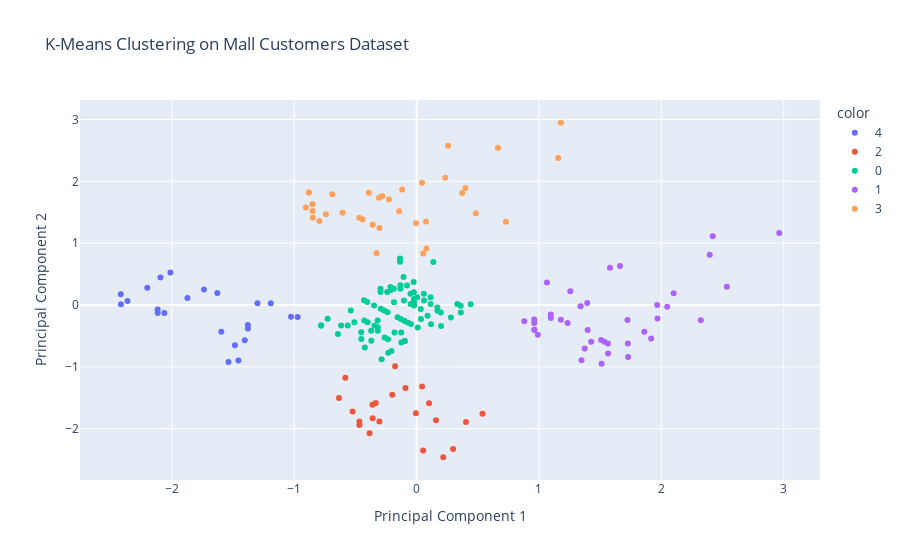

Notebook code for this chart:
### Code cell
import pandas as pd
import numpy as np
import plotly.express as px
from sklearn.preprocessing import StandardScaler
from sklearn.cluster import KMeans
from sklearn.decomposition import PCA
# Load dataset (Mall Customers Data)
df = pd.read_csv('Mall_Customers.csv')
# Display first few rows
print(df.head())
df.shape
# Selecting relevant features: "Annual Income (k$)" & "Spending Score (1-100)"
X = df[['Annual Income (k$)', 'Spending Score (1-100)']]
# Normalize the data
scaler = StandardScaler()
X_scaled = scaler.fit_transform(X)
# Apply K-Means Clustering (k=5 based on the Elbow Method)
kmeans = KMeans(n_clusters=5, random_state=42, n_init=10)
df['Cluster'] = kmeans.fit_predict(X_scaled)
# Apply PCA for visualization (reduce to 2D)
pca = PCA(n_components=2)
X_pca = pca.fit_transform(X_scaled)
# Convert to DataFrame for visualization
df_pca = pd.DataFrame(X_pca, columns=['PCA1', 'PCA2'])
df_pca['Cluster'] = df['Cluster']
df_pca['CustomerID'] = df['CustomerID']
# Interactive Scatter Plot using Plotly
fig = px.scatter(
df_pca, x="PCA1", y="PCA2", color=df_pca["Cluster"].astype(str),
title="K-Means Clustering on Mall Customers Dataset",
labels={"Cluster": "Customer Segment", "PCA1": "Principal Component 1",
"PCA2": "Principal Component 2"},
hover_data=["CustomerID"]
)
fig.show()

### Figure 1 — Plotly figure (JSON) as saved in the notebook; plotly's stock layout.template omitted (floating-point values rounded to 4 significant figures)
{"data": [{"customdata": [[1], [3], [5], [7], [9], [11], [13], [15], [17], [19], [21], [23], [25], [27], [29], [31], [33], [35], [37], [39], [41], [43], [45]], "hovertemplate": "color=4<br>Principal Component 1=%{x}<br>Principal Component 2=%{y}<br>CustomerID=%{customdata[0]}<extra></extra>", "legendgroup": "4", "marker": {"color": "#636efa", "symbol": "circle"}, "mode": "markers", "name": "4", "orientation": "v", "showlegend": true, "type": "scatter", "x": [-1.537, -2.416, -1.456, -2.362, -2.417, -2.115, -2.061, -2.116, -1.485, -1.596, -1.404, -2.201, -1.873, -1.378, -1.379, -2.093, -2.012, -1.738, -1.628, -1.3, -1.026, -0.9717, -1.191], "xaxis": "x", "y": [-0.9222, 0.01067, -0.8957, 0.06465, 0.174, -0.128, -0.1284, -0.07353, -0.6505, -0.4318, -0.5695, 0.281, 0.1149, -0.3792, -0.3247, 0.4434, 0.5244, 0.2499, 0.1945, 0.02843, -0.1916, -0.1921, 0.02751], "yaxis": "y"}, {"customdata": [[2], [4], [6], [8], [10], [12], [14], [16], [18], [20], [22], [24], [26], [28], [30], [32], [34], [36], [38], [40], [42], [46]], "hovertemplate": "color=2<br>Principal Component 1=%{x}<br>Principal Component 2=%{y}<br>CustomerID=%{customdata[0]}<extra></extra>", "legendgroup": "2", "marker": {"color": "#EF553B", "symbol": "circle"}, "mode": "markers", "name": "2", "orientation": "v", "showlegend": true, "type": "scatter", "x": [-0.3842, -0.467, -0.4674, 0.05366, -0.5233, 0.2179, -0.359, -0.3041, -0.634, 0.2984, -0.3609, -0.3339, -0.005848, -0.5823, 0.1584, -0.1989, 0.4036, 0.1016, -0.09097, 0.0449, 0.5386, -0.1756], "xaxis": "x", "y": [-2.075, -1.938, -1.884, -2.351, -1.72, -2.461, -1.83, -1.885, -1.501, -2.326, -1.613, -1.586, -1.752, -1.175, -1.862, -1.451, -1.891, -1.589, -1.343, -1.317, -1.756, -0.9882], "yaxis": "y"}, {"customdata": [[44], [47], [48], [49], [50], [51], [52], [53], [54], [55], [56], [57], [58], [59], [60], [61], [62], [63], [64], [65], [66], [67], [68], [69], [70], [71], [72], [73], [74], [75], [76], [77], [78], [79], [80], [81], [82], [83], [84], [85], [86], [87], [88], [89], [90], [91], [92], [93], [94], [95], [96], [97], [98], [99], [100], [101], [102], [103], [104], [105], [106], [107], [108], [109], [110], [111], [112], [113], [114], [115], [116], [117], [118], [119], [120], [121], [122], [123], [127], [133], [143]], "hovertemplate": "color=0<br>Principal Component 1=%{x}<br>Principal Component 2=%{y}<br>CustomerID=%{customdata[0]}<extra></extra>", "legendgroup": "0", "marker": {"color": "#00cc96", "symbol": "circle"}, "mode": "markers", "name": "0", "orientation": "v", "showlegend": true, "type": "scatter", "x": [-0.2854, -0.4231, -0.6428, -0.78, -0.78, -0.4515, -0.2319, -0.3696, -0.2049, -0.6167, -0.7265, -0.4524, -0.5622, -0.371, -0.5083, -0.2338, -0.2612, -0.3166, -0.1244, -0.317, -0.09742, -0.3445, -0.3994, -0.09742, -0.4268, -0.1802, -0.5371, -0.318, -0.1258, -0.2649, -0.07274, -0.1002, -0.2374, -0.1276, -0.4022, -0.1551, -0.04529, -0.4296, -0.3472, 0.009613, -0.2923, 0.118, 0.03568, 0.1999, -0.1844, 0.08966, -0.2947, -0.04806, -0.2951, -0.2402, 0.0343, -0.103, -0.0206, -0.2132, -0.02107, -0.2137, -0.02153, 0.2804, 0.1706, 0.1981, -0.1862, 0.06037, -0.04944, -0.1318, 0.005463, 0.1153, 0.1702, -0.1323, -0.02245, 0.05944, 0.1143, -0.07781, 0.3614, -0.02383, 0.3605, 0.333, -0.1062, 0.4419, -0.1355, -0.1359, 0.1367], "xaxis": "x", "y": [-0.8784, -0.6867, -0.4671, -0.3298, -0.3298, -0.5503, -0.77, -0.5783, -0.743, -0.3312, -0.2214, -0.4415, -0.3317, -0.4149, -0.2777, -0.5522, -0.5247, -0.4154, -0.6076, -0.361, -0.5806, -0.3335, -0.2786, -0.5806, -0.2511, -0.4438, -0.0869, -0.2521, -0.4442, -0.08921, -0.2814, -0.2539, -0.1167, -0.2265, 0.04804, -0.199, -0.3088, 0.0755, -0.006857, -0.3637, -0.06176, -0.3102, -0.2278, -0.3381, 0.0462, -0.1739, 0.2104, 0.01783, 0.2649, 0.21, -0.06453, 0.07273, -0.009624, 0.237, 0.04482, 0.2914, 0.09926, -0.2027, -0.0929, -0.1204, 0.264, 0.07135, 0.1811, 0.2635, 0.1262, 0.01644, -0.03846, 0.3179, 0.2081, 0.1802, 0.1253, 0.3175, -0.1217, 0.3715, -0.01285, 0.0146, 0.4538, 0.01368, 0.699, 0.7535, 0.6967], "yaxis": "y"}, {"customdata": [[124], [126], [128], [130], [132], [134], [136], [138], [140], [142], [144], [146], [148], [150], [152], [154], [156], [158], [160], [162], [164], [166], [168], [170], [172], [174], [176], [178], [180], [182], [184], [186], [188], [190], [192], [194], [196], [198], [200]], "hovertemplate": "color=1<br>Principal Component 1=%{x}<br>Principal Component 2=%{y}<br>CustomerID=%{customdata[0]}<extra></extra>", "legendgroup": "1", "marker": {"color": "#ab63fa", "symbol": "circle"}, "mode": "markers", "name": "1", "orientation": "v", "showlegend": true, "type": "scatter", "x": [1.348, 0.9905, 1.512, 0.9626, 0.9626, 0.8797, 1.373, 0.9616, 0.9612, 1.565, 1.427, 1.728, 1.097, 1.563, 1.508, 1.179, 1.536, 1.234, 1.097, 1.398, 1.727, 1.34, 1.916, 1.065, 1.394, 1.861, 1.723, 1.257, 1.968, 1.966, 2.048, 2.322, 1.58, 2.101, 1.662, 2.535, 2.395, 2.42, 2.963], "xaxis": "x", "y": [-0.8922, -0.4809, -0.948, -0.399, -0.399, -0.2622, -0.7019, -0.2901, -0.2357, -0.7852, -0.5935, -0.841, -0.2096, -0.6218, -0.5669, -0.2375, -0.5944, -0.2924, -0.1552, -0.4027, -0.6232, -0.02115, -0.5432, 0.3622, 0.03283, -0.4338, -0.2421, 0.2245, -0.217, 0.0007652, -0.02715, -0.2472, 0.6028, 0.1902, 0.6294, 0.2953, 0.8137, 1.113, 1.163], "yaxis": "y"}, {"customdata": [[125], [129], [131], [135], [137], [139], [141], [145], [147], [149], [151], [153], [155], [157], [159], [161], [163], [165], [167], [169], [171], [173], [175], [177], [179], [181], [183], [185], [187], [189], [191], [193], [195], [197], [199]], "hovertemplate": "color=3<br>Principal Component 1=%{x}<br>Principal Component 2=%{y}<br>CustomerID=%{customdata[0]}<extra></extra>", "legendgroup": "3", "marker": {"color": "#FFA15A", "symbol": "circle"}, "mode": "markers", "name": "3", "orientation": "v", "showlegend": true, "type": "scatter", "x": [-0.3272, -0.7943, -0.8492, -0.905, -0.8501, -0.7408, -0.8511, -0.6049, 0.05391, -0.3034, -0.4407, -0.3583, -0.4681, -0.8799, -0.8799, 0.08044, -0.6891, -0.004682, -0.1424, 0.07675, -0.3076, -0.3899, -0.2806, -0.2257, -0.1182, 0.4839, 0.04423, 0.73, 0.3723, 0.2341, 0.3988, 0.2569, 0.6655, 1.157, 1.179], "xaxis": "x", "y": [0.8367, 1.358, 1.413, 1.577, 1.522, 1.466, 1.631, 1.492, 0.8335, 1.245, 1.382, 1.3, 1.41, 1.821, 1.821, 0.9149, 1.792, 1.324, 1.516, 1.35, 1.735, 1.817, 1.762, 1.707, 1.869, 1.483, 1.977, 1.345, 1.811, 2.057, 1.892, 2.574, 2.543, 2.376, 2.947], "yaxis": "y"}], "layout": {"legend": {"title": {"text": "color"}, "tracegroupgap": 0}, "title": {"text": "K-Means Clustering on Mall Customers Dataset"}, "xaxis": {"anchor": "y", "domain": [0, 1], "title": {"text": "Principal Component 1"}}, "yaxis": {"anchor": "x", "domain": [0, 1], "title": {"text": "Principal Component 2"}}}}
